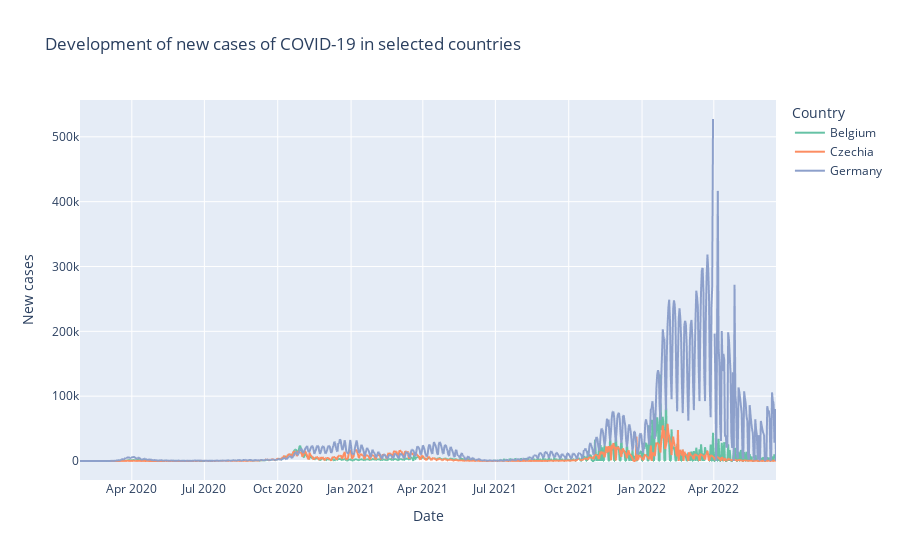

Notebook code cell kept with this figure:
### Code cell
import plotly.express as px
import pandas as pd

# Načtení dat
file_path = r"C:\Users\MartinPC\Desktop\project_1_python.csv"
df = pd.read_csv(file_path)

# Výběr zemí
countries = ["Germany", "Belgium", "Czechia"]
df_filtered = df[df["location"].isin(countries)].copy()  # Vytvoření kopie

# Konverze sloupce 'date' na datetime
df_filtered.loc[:, "date"] = pd.to_datetime(df_filtered["date"])

# Vykreslení grafu
fig = px.line(
    df_filtered,
    x="date",
    y="new_cases",
    color="location",
    title="Development of new cases of COVID-19 in selected countries",
    labels={"new_cases": "New cases", "date": "Date", "location": "Country"},
    color_discrete_sequence=px.colors.qualitative.Set2
)

fig.show()

### Figure 1 — Plotly figure (JSON) as saved in the notebook; plotly's stock layout.template omitted (floating-point values rounded to 4 significant figures; data arrays with more than 128 entries replaced by an {"elided": "..."} marker saying what was removed)
{"data": [{"hovertemplate": "Country=Belgium<br>Date=%{x}<br>New cases=%{y}<extra></extra>", "legendgroup": "Belgium", "line": {"color": "rgb(102,194,165)", "dash": "solid"}, "marker": {"symbol": "circle"}, "mode": "lines", "name": "Belgium", "showlegend": true, "type": "scattergl", "x": {"elided": "866 str values"}, "xaxis": "x", "y": {"elided": "866 float values"}, "yaxis": "y"}, {"hovertemplate": "Country=Czechia<br>Date=%{x}<br>New cases=%{y}<extra></extra>", "legendgroup": "Czechia", "line": {"color": "rgb(252,141,98)", "dash": "solid"}, "marker": {"symbol": "circle"}, "mode": "lines", "name": "Czechia", "showlegend": true, "type": "scattergl", "x": {"elided": "840 str values"}, "xaxis": "x", "y": {"elided": "840 float values"}, "yaxis": "y"}, {"hovertemplate": "Country=Germany<br>Date=%{x}<br>New cases=%{y}<extra></extra>", "legendgroup": "Germany", "line": {"color": "rgb(141,160,203)", "dash": "solid"}, "marker": {"symbol": "circle"}, "mode": "lines", "name": "Germany", "showlegend": true, "type": "scattergl", "x": {"elided": "874 str values"}, "xaxis": "x", "y": {"elided": "874 float values"}, "yaxis": "y"}], "layout": {"legend": {"title": {"text": "Country"}, "tracegroupgap": 0}, "title": {"text": "Development of new cases of COVID-19 in selected countries"}, "xaxis": {"anchor": "y", "domain": [0, 1], "title": {"text": "Date"}}, "yaxis": {"anchor": "x", "domain": [0, 1], "title": {"text": "New cases"}}}}
